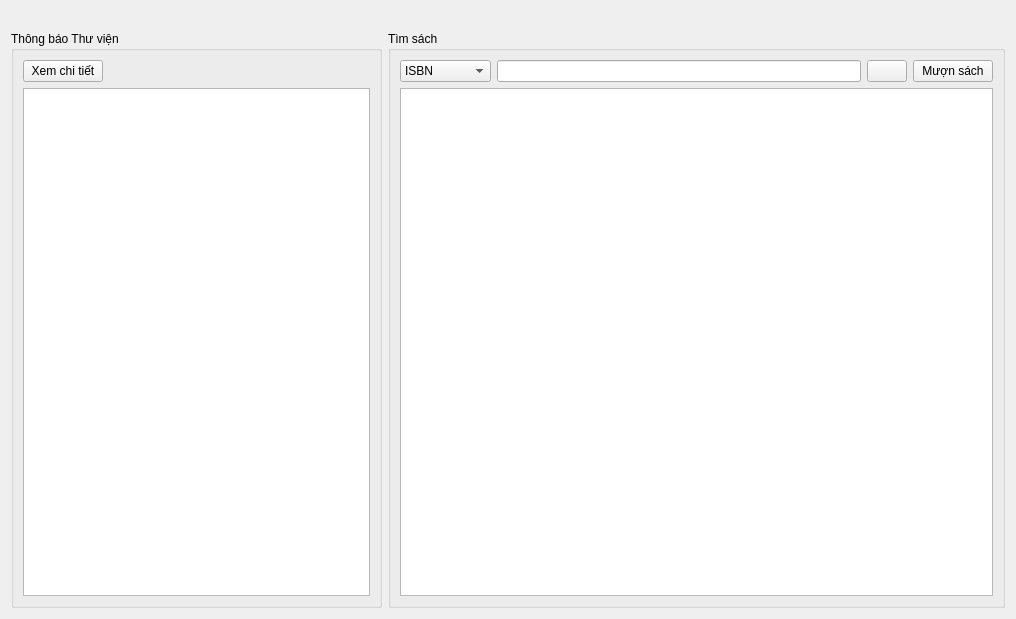
<?xml version="1.0" encoding="UTF-8"?>
<ui version="4.0">
 <class>Home</class>
 <widget class="QWidget" name="Home">
  <property name="geometry">
   <rect>
    <x>0</x>
    <y>0</y>
    <width>1016</width>
    <height>619</height>
   </rect>
  </property>
  <property name="windowTitle">
   <string>Form</string>
  </property>
  <layout class="QVBoxLayout" name="verticalLayout_3">
   <item>
    <widget class="QLabel" name="label">
     <property name="text">
      <string/>
     </property>
     <property name="pixmap">
      <pixmap resource="src.qrc">:/images/Home.png</pixmap>
     </property>
     <property name="scaledContents">
      <bool>true</bool>
     </property>
    </widget>
   </item>
   <item>
    <layout class="QHBoxLayout" name="horizontalLayout_4" stretch="3,5">
     <item>
      <widget class="QGroupBox" name="groupBox">
       <property name="title">
        <string>Thông báo Thư viện</string>
       </property>
       <layout class="QVBoxLayout" name="verticalLayout">
        <item>
         <layout class="QHBoxLayout" name="horizontalLayout">
          <item>
           <widget class="QPushButton" name="pushButton">
            <property name="statusTip">
             <string>Chọn một  mục để xem chi tiết</string>
            </property>
            <property name="text">
             <string>Xem chi tiết</string>
            </property>
           </widget>
          </item>
          <item>
           <spacer name="horizontalSpacer_2">
            <property name="orientation">
             <enum>Qt::Horizontal</enum>
            </property>
            <property name="sizeHint" stdset="0">
             <size>
              <width>40</width>
              <height>20</height>
             </size>
            </property>
           </spacer>
          </item>
         </layout>
        </item>
        <item>
         <widget class="QTableView" name="tableView_thongbao"/>
        </item>
       </layout>
      </widget>
     </item>
     <item>
      <widget class="QGroupBox" name="groupBox_2">
       <property name="title">
        <string>Tìm sách</string>
       </property>
       <layout class="QVBoxLayout" name="verticalLayout_2">
        <item>
         <layout class="QHBoxLayout" name="horizontalLayout_3">
          <item>
           <widget class="QComboBox" name="comboBox">
            <property name="statusTip">
             <string>Tìm kiếm theo</string>
            </property>
            <item>
             <property name="text">
              <string>ISBN</string>
             </property>
            </item>
            <item>
             <property name="text">
              <string>Tất cả sách</string>
             </property>
            </item>
            <item>
             <property name="text">
              <string>Tựa đề</string>
             </property>
            </item>
            <item>
             <property name="text">
              <string>Tác giả</string>
             </property>
            </item>
            <item>
             <property name="text">
              <string>NXB</string>
             </property>
            </item>
            <item>
             <property name="text">
              <string>Năm</string>
             </property>
            </item>
           </widget>
          </item>
          <item>
           <widget class="QLineEdit" name="lineEdit"/>
          </item>
          <item>
           <widget class="QPushButton" name="pushButton_2">
            <property name="text">
             <string/>
            </property>
            <property name="icon">
             <iconset resource="src.qrc">
              <normaloff>:/images/search-icon.png</normaloff>:/images/search-icon.png</iconset>
            </property>
            <property name="iconSize">
             <size>
              <width>21</width>
              <height>21</height>
             </size>
            </property>
           </widget>
          </item>
          <item>
           <widget class="QPushButton" name="pushButton_muon">
            <property name="text">
             <string>Mượn sách</string>
            </property>
           </widget>
          </item>
         </layout>
        </item>
        <item>
         <widget class="QTableView" name="tableView"/>
        </item>
       </layout>
      </widget>
     </item>
    </layout>
   </item>
  </layout>
 </widget>
 <resources>
  <include location="src.qrc"/>
 </resources>
 <connections/>
</ui>
